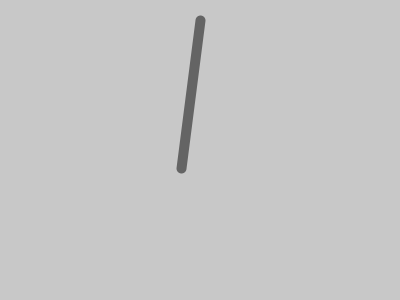
Frame 1 (no input)
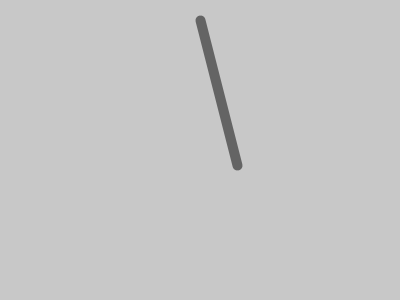
Frame 60 (the mouse pressed at the canvas centre just before this capture)
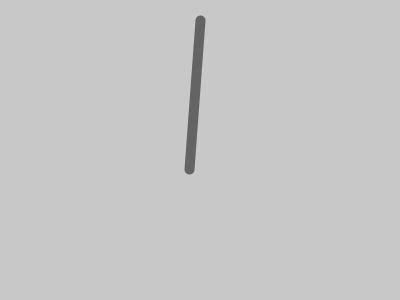
Frame 120 (the mouse held since frame 60 and released just before this capture)

The Processing sketch that drew these frames (run headless with seeded random() and noise(); from frame 60 on, the mouse is pressed at the canvas centre):

// Processing sketch: processing_148004
// ── processing_148004.pde

float period = 5;
float amplitude = 15;

void setup()
{
  size(400,300);
}

 void draw()
 {
   background(200);
   translate(width/2,20);
   float angle = motion();
   rotate(angle);
   pendulum();
 }
 
 void pendulum()
 {
   stroke(100);
   strokeWeight(10);
   line(0,0,0,150);
   stroke(550);
   strokeWeight(11);
   point(0,0);
 }
 
 float motion()
 {
   float time = norm(millis(),0,300);
   float fraction = norm(time,0,period);
   float shm = sin(fraction*TWO_PI);
   float angle = amplitude*shm;
   return radians(angle);
 }
